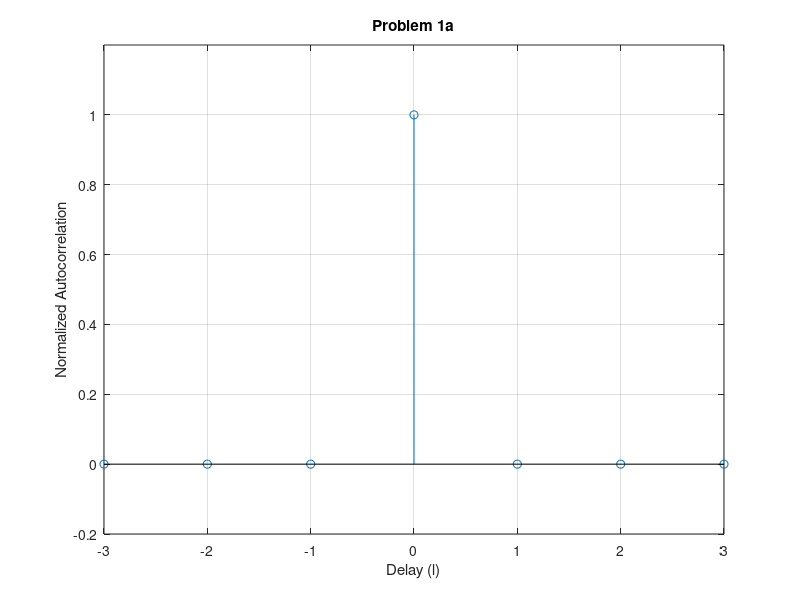
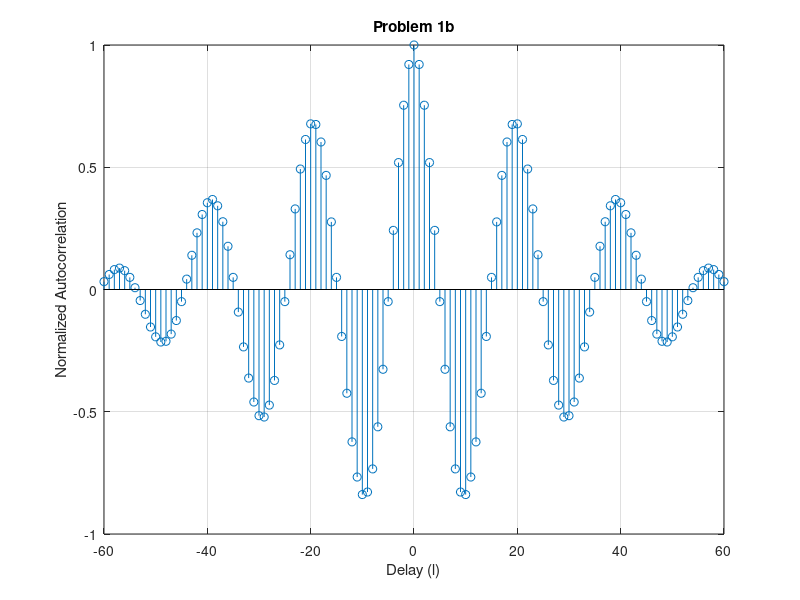
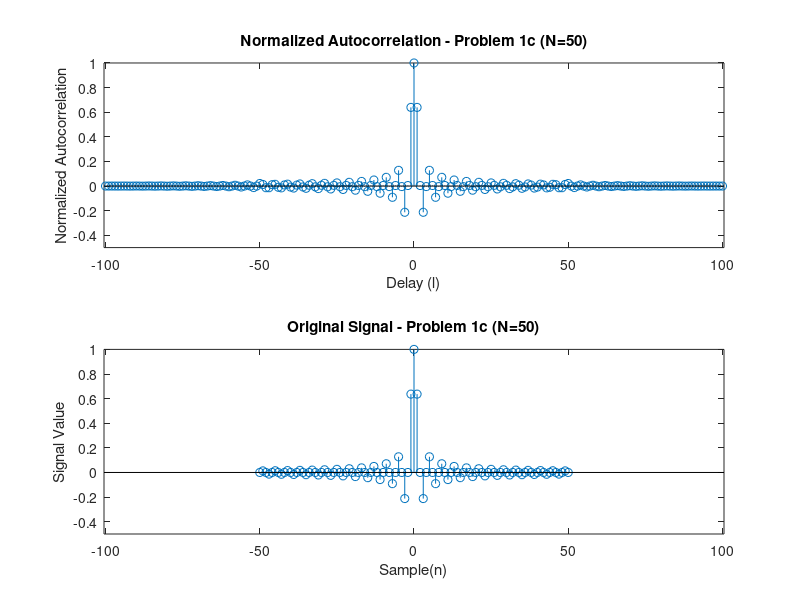
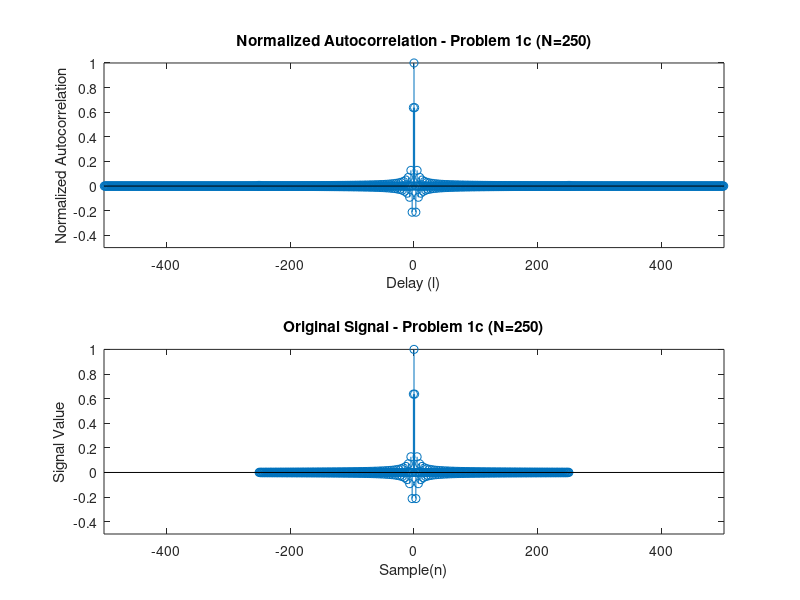

The MATLAB script that drew these images, in order:
%% Lab 1
% Problem 1a
delta = [0 0 0 1 0 0 0];
[xc1, lags1] = xcorr(delta, 'coeff');
figure(1)
stem(lags1, xc1)
axis ([-3, 3, -.2, 1.2])
title('Problem 1a')
ylabel('Normalized Autocorrelation')
xlabel('Delay (l)')
grid on


% Problem 1b
n = -30:30;
vals = cos(2*pi*n/20);
[xc2, lags2] = xcorr(vals, 'coeff');
figure(2)
stem(lags2, xc2)
title('Problem 1b')
ylabel('Normalized Autocorrelation')
xlabel('Delay (l)')
grid on


% Problem 1c
% N = 50
N = 50;
n = -N:N;
for i=1:length(n)
    if (n(i)==0)
        n(i)=eps;
    end
end
vals = 2./(n.*pi).*sin(pi.*n/2);
[xc3,lags3] = xcorr(vals, 'coeff');
figure(3)
subplot(2,1,1)
stem(lags3,xc3)
title('Normalized Autocorrelation - Problem 1c (N=50)')
ylabel('Normalized Autocorrelation')
xlabel('Delay (l)')
axis([-length(lags3)/2 length(lags3)/2 -.5, 1])

subplot(2,1,2)
stem(n, vals)
title('Original Signal - Problem 1c (N=50)')
ylabel('Signal Value')
xlabel('Sample(n)')
axis([-length(lags3)/2 length(lags3)/2 -.5, 1])


% Problem 1c
% N = 250
N = 250;
n = -N:N;
for i=1:length(n)
    if (n(i)==0)
        n(i)=eps;
    end
end
vals = 2./(n.*pi).*sin(pi.*n/2);
[xc4,lags4] = xcorr(vals, 'coeff');
figure(4)
subplot(2,1,1)
stem(lags4,xc4)
title('Normalized Autocorrelation - Problem 1c (N=250)')
ylabel('Normalized Autocorrelation')
xlabel('Delay (l)')
axis([-length(lags4)/2 length(lags4)/2 -.5, 1])

subplot(2,1,2)
stem(n, vals)
title('Original Signal - Problem 1c (N=250)')
ylabel('Signal Value')
xlabel('Sample(n)')
axis([-length(lags4)/2 length(lags4)/2 -.5, 1])
